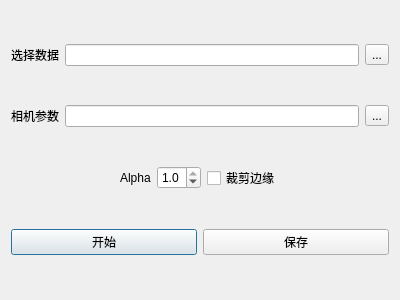
<?xml version="1.0" encoding="UTF-8"?>
<ui version="4.0">
 <class>Dialog</class>
 <widget class="QDialog" name="Dialog">
  <property name="geometry">
   <rect>
    <x>0</x>
    <y>0</y>
    <width>400</width>
    <height>300</height>
   </rect>
  </property>
  <property name="windowTitle">
   <string>畸变纠正</string>
  </property>
  <layout class="QVBoxLayout" name="verticalLayout">
   <item>
    <layout class="QHBoxLayout" name="horizontalLayout">
     <item>
      <widget class="QLabel" name="label">
       <property name="text">
        <string>选择数据</string>
       </property>
      </widget>
     </item>
     <item>
      <widget class="QLineEdit" name="lineEdit"/>
     </item>
     <item>
      <widget class="QToolButton" name="toolButton">
       <property name="text">
        <string>...</string>
       </property>
      </widget>
     </item>
    </layout>
   </item>
   <item>
    <layout class="QHBoxLayout" name="horizontalLayout_2">
     <item>
      <widget class="QLabel" name="label_2">
       <property name="text">
        <string>相机参数</string>
       </property>
      </widget>
     </item>
     <item>
      <widget class="QLineEdit" name="lineEdit_2"/>
     </item>
     <item>
      <widget class="QToolButton" name="toolButton_2">
       <property name="text">
        <string>...</string>
       </property>
      </widget>
     </item>
    </layout>
   </item>
   <item>
    <layout class="QHBoxLayout" name="horizontalLayout_3">
     <item>
      <spacer name="horizontalSpacer">
       <property name="orientation">
        <enum>Qt::Horizontal</enum>
       </property>
       <property name="sizeHint" stdset="0">
        <size>
         <width>40</width>
         <height>20</height>
        </size>
       </property>
      </spacer>
     </item>
     <item>
      <widget class="QLabel" name="label_3">
       <property name="text">
        <string>Alpha</string>
       </property>
      </widget>
     </item>
     <item>
      <widget class="QDoubleSpinBox" name="doubleSpinBox">
       <property name="suffix">
        <string/>
       </property>
       <property name="decimals">
        <number>1</number>
       </property>
       <property name="maximum">
        <double>1.000000000000000</double>
       </property>
       <property name="singleStep">
        <double>0.100000000000000</double>
       </property>
       <property name="value">
        <double>1.000000000000000</double>
       </property>
      </widget>
     </item>
     <item>
      <widget class="QCheckBox" name="checkBox">
       <property name="text">
        <string>裁剪边缘</string>
       </property>
      </widget>
     </item>
     <item>
      <spacer name="horizontalSpacer_2">
       <property name="orientation">
        <enum>Qt::Horizontal</enum>
       </property>
       <property name="sizeHint" stdset="0">
        <size>
         <width>40</width>
         <height>20</height>
        </size>
       </property>
      </spacer>
     </item>
    </layout>
   </item>
   <item>
    <layout class="QHBoxLayout" name="horizontalLayout_5">
     <item>
      <widget class="QPushButton" name="pushButton">
       <property name="text">
        <string>开始</string>
       </property>
      </widget>
     </item>
     <item>
      <widget class="QPushButton" name="pushButton_2">
       <property name="text">
        <string>保存</string>
       </property>
      </widget>
     </item>
    </layout>
   </item>
  </layout>
 </widget>
 <resources/>
 <connections/>
</ui>
